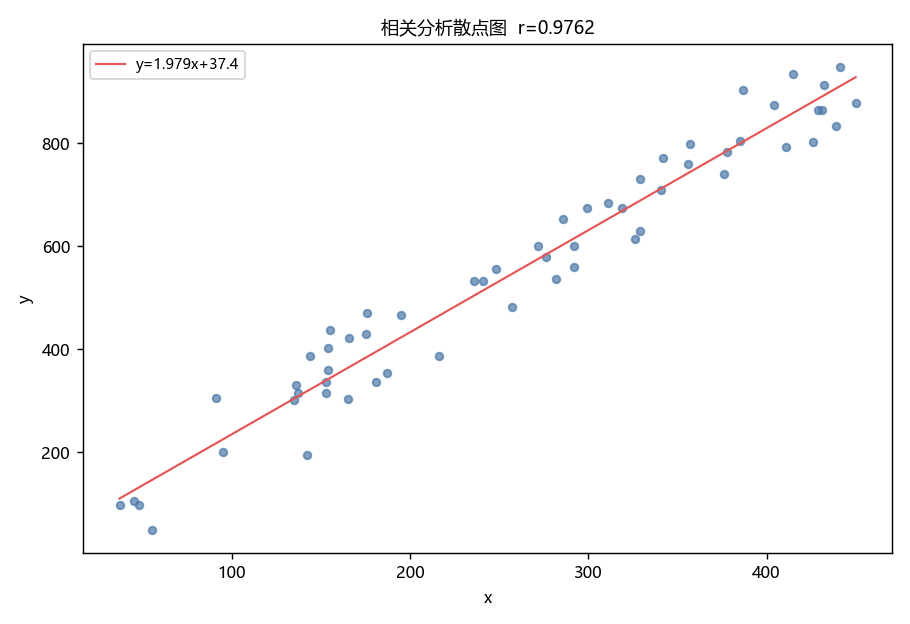

This figure's Python source:
"""第2章 相关分析 -> Python
原素材: 3-1相关分析-参考.xlsx (原始数据58行, x/y两变量)
内涵: 相关分析用散点图和相关系数衡量两个数值变量的线性相关程度与方向, 并拟合回归线。
"""
from pathlib import Path
import pandas as pd
import matplotlib.pyplot as plt

plt.rcParams['font.sans-serif'] = ['Microsoft YaHei']
plt.rcParams['axes.unicode_minus'] = False
plt.rcParams['font.size'] = 9

ROOT = Path(__file__).resolve().parent.parent
F = ROOT / "CDA 教材资料2025" / "1《CDA 一级认证教材：商业数据分析》" / "第2章 数据分析方法" / "1、分析的基础范式" / "data-有答案" / "3-1相关分析-参考.xlsx"
df = pd.read_excel(F, sheet_name="原始数据")
r = df["x"].corr(df["y"])
print(f"样本数={len(df)}  相关系数r={r:.4f}")
print(df.describe().to_string())

fig, ax = plt.subplots(figsize=(7, 4.8))
ax.scatter(df["x"], df["y"], s=18, color="#4C78A8", alpha=0.7)
import numpy as np
b1, b0 = np.polyfit(df["x"], df["y"], 1)
xs = np.linspace(df["x"].min(), df["x"].max(), 50)
ax.plot(xs, b1 * xs + b0, color="#E45756", lw=1.2, label=f"y={b1:.3f}x+{b0:.1f}")
ax.set_xlabel("x"); ax.set_ylabel("y")
ax.set_title(f"相关分析散点图  r={r:.4f}", fontsize=10)
ax.legend(fontsize=8)
plt.tight_layout()
out = Path(__file__).resolve().parent / "第02章_相关分析.png"
plt.savefig(out, dpi=130)
print(f"\n图已保存: {out.name}")
